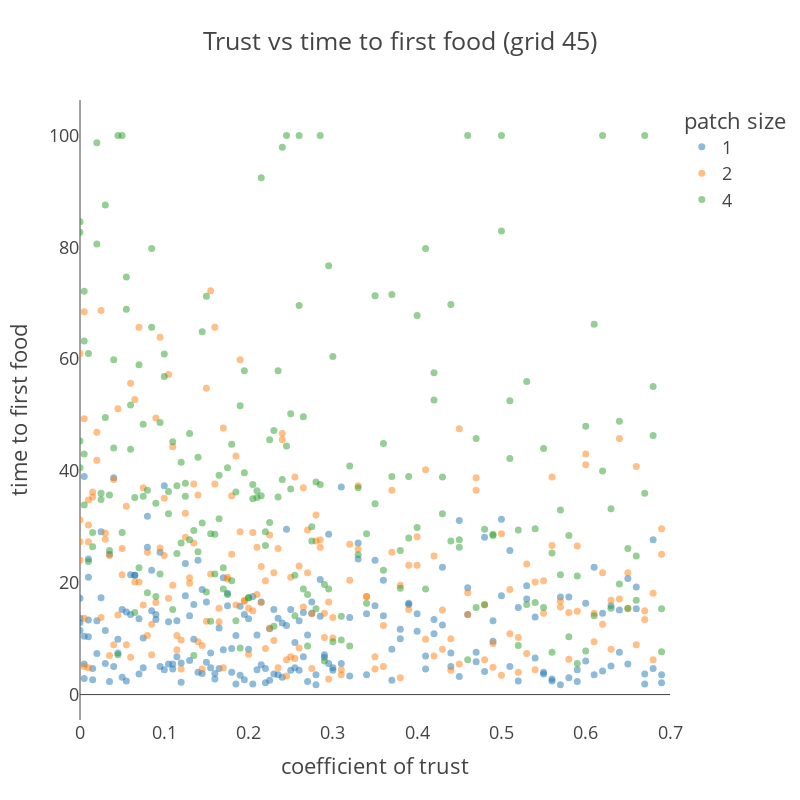

The notebook cell saved with this chart:
### Code cell
color_scale = {
    "1": "red",
    "2": "green",
    "4": "blue",
}

fig_grid45 = px.scatter(
    impactDF_grid45,
    x="c_trust_jittered",
    y="time to first food",
    color="reward_patch_dim",
    template="presentation",
    title="Trust vs time to first food (grid 45)",
    opacity=0.5,
    labels={"c_trust_jittered": "coefficient of trust", "reward_patch_dim": "patch size"}
)


fig_grid45.update_xaxes(showgrid=False, range = [0, 0.7])
fig_grid45.update_yaxes(showgrid=False)
fig_grid45.update_traces(marker={"size": 7})
fig_grid45.update_layout(
    width=800,
    height=800,
)

### Figure 1 — Plotly figure (JSON) as saved in the notebook; plotly's stock layout.template omitted (floating-point values rounded to 4 significant figures; data arrays with more than 128 entries replaced by an {"elided": "..."} marker saying what was removed)
{"data": [{"hovertemplate": "patch size=1<br>coefficient of trust=%{x}<br>time to first food=%{y}<extra></extra>", "legendgroup": "1", "marker": {"color": "#1F77B4", "opacity": 0.5, "size": 7, "symbol": "circle"}, "mode": "markers", "name": "1", "orientation": "v", "showlegend": true, "type": "scatter", "x": {"elided": "206 float values"}, "xaxis": "x", "y": {"elided": "206 float values"}, "yaxis": "y"}, {"hovertemplate": "patch size=2<br>coefficient of trust=%{x}<br>time to first food=%{y}<extra></extra>", "legendgroup": "2", "marker": {"color": "#FF7F0E", "opacity": 0.5, "size": 7, "symbol": "circle"}, "mode": "markers", "name": "2", "orientation": "v", "showlegend": true, "type": "scatter", "x": {"elided": "206 float values"}, "xaxis": "x", "y": {"elided": "206 float values"}, "yaxis": "y"}, {"hovertemplate": "patch size=4<br>coefficient of trust=%{x}<br>time to first food=%{y}<extra></extra>", "legendgroup": "4", "marker": {"color": "#2CA02C", "opacity": 0.5, "size": 7, "symbol": "circle"}, "mode": "markers", "name": "4", "orientation": "v", "showlegend": true, "type": "scatter", "x": {"elided": "204 float values"}, "xaxis": "x", "y": {"elided": "204 float values"}, "yaxis": "y"}], "layout": {"height": 800, "legend": {"title": {"text": "patch size"}, "tracegroupgap": 0}, "title": {"text": "Trust vs time to first food (grid 45)"}, "width": 800, "xaxis": {"anchor": "y", "domain": [0, 1], "range": [0, 0.7], "showgrid": false, "title": {"text": "coefficient of trust"}}, "yaxis": {"anchor": "x", "domain": [0, 1], "showgrid": false, "title": {"text": "time to first food"}}}}
